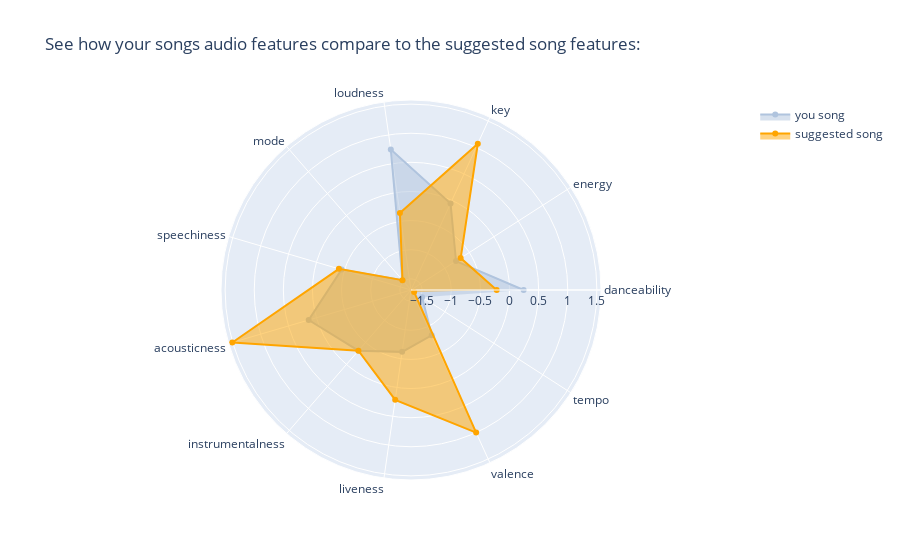

Write notebook code for a chart like this one.
### Code cell
recommender2(all_songs)

### Figure 1 — Plotly figure (JSON) as saved in the notebook; plotly's stock layout.template omitted (floating-point values rounded to 4 significant figures)
{"data": [{"fill": "toself", "line": {"color": "lightsteelblue"}, "name": "you song", "r": [0.2425, -0.7733, -0.05684, 0.7446, -1.468, -0.449, 0.1392, -0.3135, -0.6186, -0.836, -1.465], "theta": ["danceability", "energy", "key", "loudness", "mode", "speechiness", "acousticness", "instrumentalness", "liveness", "valence", "tempo"], "type": "scatterpolar"}, {"fill": "toself", "line": {"color": "orange"}, "name": "suggested song", "r": [-0.221, -0.6779, 1.069, -0.3562, -1.468, -0.4019, 1.506, -0.3135, 0.2137, 1.0, -1.628], "theta": ["danceability", "energy", "key", "loudness", "mode", "speechiness", "acousticness", "instrumentalness", "liveness", "valence", "tempo"], "type": "scatterpolar"}], "layout": {"polar": {"radialaxis": {"visible": true}}, "showlegend": true, "title": {"text": "See how your songs audio features compare to the suggested song features:"}}}
